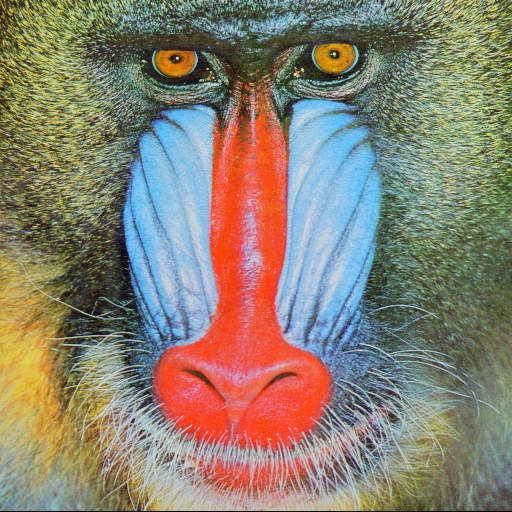
//> input picture kougi08/program02/Mandrill.jpg, 512 x 512 px
$ ./main   (built with g++ and OpenCV 4)
//> lines starting //> are read from the running program, lines starting //| are printed output that depends on the picture
#include <iostream>
#include <string>
#include <opencv2/imgproc.hpp>
#include <opencv2/imgcodecs.hpp>
#include <opencv2/highgui.hpp>


void display(cv::Mat image, std::string windowName = "Image") {
    cv::namedWindow(windowName);
    cv::imshow(windowName, image);
}

int main(void){

  cv::Mat src = cv::imread("Mandrill.jpg");
//> src is the input picture: 512 rows x 512 cols, CV_8UC3; mean B, G, R 113.1, 128.9, 137.4

  display(src, "src");

  std::vector<cv::Point2f> src_points(4);
  src_points[0] = cv::Point2f(140, 40);
  src_points[1] = cv::Point2f(140, 90);
  src_points[2] = cv::Point2f(240, 90);
  src_points[3] = cv::Point2f(240, 40);

  std::vector<cv::Point2f> dst_points(4);
  dst_points[0] = cv::Point2f(127, 0);
  dst_points[1] = cv::Point2f(0, 127);
  dst_points[2] = cv::Point2f(127, 255);
  dst_points[3] = cv::Point2f(255, 127);

  cv::Mat matrix;
  matrix = cv::getPerspectiveTransform(src_points, dst_points);

  cv::Mat dst1, dst2, dst3;
  warpPerspective(src, dst1, matrix, cv::Size(256,256), cv::INTER_NEAREST);
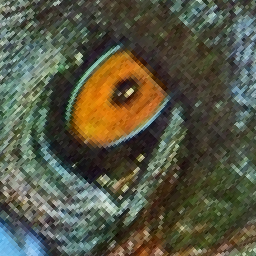
//> dst1: 256 rows x 256 cols, CV_8UC3; mean B, G, R 67.3, 86.7, 86.7
  display(dst1, "INTER_NEAREST");

  warpPerspective(src, dst2, matrix, cv::Size(256,256), cv::INTER_LINEAR);
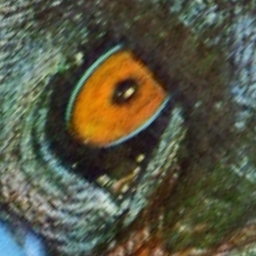
//> dst2: 256 rows x 256 cols, CV_8UC3; mean B, G, R 67.4, 86.8, 86.8
  display(dst2, "INTER_LINEAR");

  warpPerspective(src, dst3, matrix, cv::Size(256,256), cv::INTER_CUBIC);
  display(dst3, "INTER_CUBIC");

  cv::waitKey(1000 * 100);
  cv::destroyWindow("src");
  cv::destroyWindow("INTER_NEAREST");
  cv::destroyWindow("INTER_LINEAR");
  cv::destroyWindow("INTER_CUBIC");

  return 0;
}
